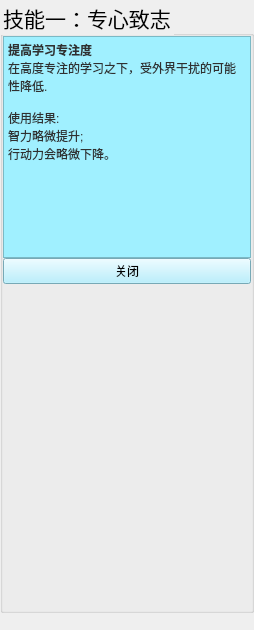
  <widget class="QWidget" name="widget_12" native="true">
   <property name="geometry">
    <rect>
     <x>450</x>
     <y>0</y>
     <width>254</width>
     <height>630</height>
    </rect>
   </property>
   <layout class="QVBoxLayout" name="verticalLayout_7">
    <property name="spacing">
     <number>0</number>
    </property>
    <property name="leftMargin">
     <number>0</number>
    </property>
    <property name="topMargin">
     <number>0</number>
    </property>
    <property name="rightMargin">
     <number>0</number>
    </property>
    <property name="bottomMargin">
     <number>0</number>
    </property>
    <item>
     <widget class="QGroupBox" name="detailsAllWidget">
      <property name="palette">
       <palette>
        <active>
         <colorrole role="WindowText">
          <brush brushstyle="SolidPattern">
           <color alpha="255">
            <red>255</red>
            <green>255</green>
            <blue>255</blue>
           </color>
          </brush>
         </colorrole>
         <colorrole role="Button">
          <brush brushstyle="SolidPattern">
           <color alpha="255">
            <red>0</red>
            <green>68</green>
            <blue>255</blue>
           </color>
          </brush>
         </colorrole>
        </active>
        <inactive>
         <colorrole role="WindowText">
          <brush brushstyle="SolidPattern">
           <color alpha="255">
            <red>255</red>
            <green>255</green>
            <blue>255</blue>
           </color>
          </brush>
         </colorrole>
         <colorrole role="Button">
          <brush brushstyle="SolidPattern">
           <color alpha="255">
            <red>0</red>
            <green>68</green>
            <blue>255</blue>
           </color>
          </brush>
         </colorrole>
        </inactive>
        <disabled>
         <colorrole role="WindowText">
          <brush brushstyle="SolidPattern">
           <color alpha="255">
            <red>120</red>
            <green>120</green>
            <blue>120</blue>
           </color>
          </brush>
         </colorrole>
         <colorrole role="Button">
          <brush brushstyle="SolidPattern">
           <color alpha="255">
            <red>0</red>
            <green>68</green>
            <blue>255</blue>
           </color>
          </brush>
         </colorrole>
        </disabled>
       </palette>
      </property>
      <property name="font">
       <font>
        <family>黑体</family>
        <pointsize>16</pointsize>
       </font>
      </property>
      <property name="styleSheet">
       <string notr="true">QGroupBox::title{
	color: rgb(0, 0, 0);
	font: 22pt &quot;黑体&quot;;
}


</string>
      </property>
      <property name="title">
       <string>技能一：专心致志</string>
      </property>
      <layout class="QVBoxLayout" name="verticalLayout_8">
       <property name="spacing">
        <number>0</number>
       </property>
       <property name="leftMargin">
        <number>0</number>
       </property>
       <property name="topMargin">
        <number>0</number>
       </property>
       <property name="rightMargin">
        <number>0</number>
       </property>
       <property name="bottomMargin">
        <number>0</number>
       </property>
       <item>
        <widget class="QTextEdit" name="details">
         <property name="styleSheet">
          <string notr="true">background-color: rgb(160, 240, 255);</string>
         </property>
         <property name="readOnly">
          <bool>true</bool>
         </property>
         <property name="html">
          <string>&lt;!DOCTYPE HTML PUBLIC &quot;-//W3C//DTD HTML 4.0//EN&quot; &quot;http://www.w3.org/TR/REC-html40/strict.dtd&quot;&gt;
&lt;html&gt;&lt;head&gt;&lt;meta name=&quot;qrichtext&quot; content=&quot;1&quot; /&gt;&lt;style type=&quot;text/css&quot;&gt;
p, li { white-space: pre-wrap; }
&lt;/style&gt;&lt;/head&gt;&lt;body style=&quot; font-family:'SimSun'; font-size:9pt; font-weight:400; font-style:normal;&quot;&gt;
&lt;p style=&quot; margin-top:0px; margin-bottom:0px; margin-left:0px; margin-right:0px; -qt-block-indent:0; text-indent:0px;&quot;&gt;&lt;span style=&quot; font-weight:600; color:#303030;&quot;&gt;提高学习专注度&lt;/span&gt;&lt;/p&gt;
&lt;p style=&quot; margin-top:0px; margin-bottom:0px; margin-left:0px; margin-right:0px; -qt-block-indent:0; text-indent:0px;&quot;&gt;&lt;span style=&quot; font-family:'Courier New'; color:#303030;&quot;&gt;在高度专注的学习之下，受外界干扰的可能性降低.&lt;/span&gt;&lt;/p&gt;
&lt;p style=&quot;-qt-paragraph-type:empty; margin-top:0px; margin-bottom:0px; margin-left:0px; margin-right:0px; -qt-block-indent:0; text-indent:0px; font-family:'Courier New'; color:#303030;&quot;&gt;&lt;br /&gt;&lt;/p&gt;
&lt;p style=&quot; margin-top:0px; margin-bottom:0px; margin-left:0px; margin-right:0px; -qt-block-indent:0; text-indent:0px;&quot;&gt;&lt;span style=&quot; font-family:'Courier New'; color:#303030;&quot;&gt;使用结果:&lt;/span&gt;&lt;/p&gt;
&lt;p style=&quot; margin-top:0px; margin-bottom:0px; margin-left:0px; margin-right:0px; -qt-block-indent:0; text-indent:0px;&quot;&gt;&lt;span style=&quot; font-family:'Courier New'; color:#303030;&quot;&gt;智力略微提升;&lt;/span&gt;&lt;/p&gt;
&lt;p style=&quot; margin-top:0px; margin-bottom:0px; margin-left:0px; margin-right:0px; -qt-block-indent:0; text-indent:0px;&quot;&gt;&lt;span style=&quot; font-family:'Courier New'; color:#303030;&quot;&gt;行动力会略微下降。&lt;/span&gt;&lt;/p&gt;&lt;/body&gt;&lt;/html&gt;</string>
         </property>
        </widget>
       </item>
       <item>
        <widget class="QPushButton" name="close">
         <property name="styleSheet">
          <string notr="true">font: 9pt &quot;AcadEref&quot;;
background-color: rgb(166, 236, 255);</string>
         </property>
         <property name="text">
          <string>关闭</string>
         </property>
        </widget>
       </item>
       <item>
        <spacer name="verticalSpacer">
         <property name="orientation">
          <enum>Qt::Vertical</enum>
         </property>
         <property name="sizeHint" stdset="0">
          <size>
           <width>20</width>
           <height>326</height>
          </size>
         </property>
        </spacer>
       </item>
      </layout>
     </widget>
    </item>
    <item>
     <spacer name="horizontalSpacer_4">
      <property name="orientation">
       <enum>Qt::Horizontal</enum>
      </property>
      <property name="sizeHint" stdset="0">
       <size>
        <width>257</width>
        <height>17</height>
       </size>
      </property>
     </spacer>
    </item>
   </layout>
  </widget>
